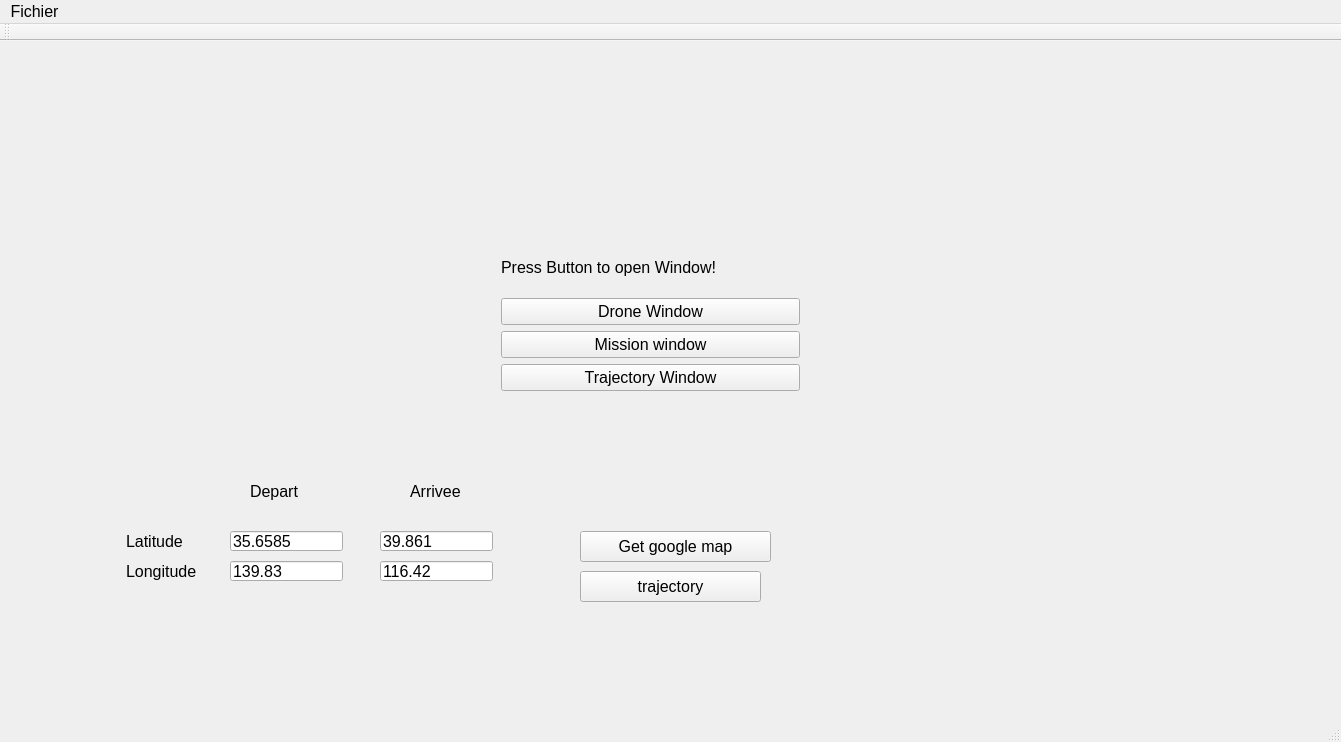
<?xml version="1.0" encoding="UTF-8"?>
<ui version="4.0">
 <class>MainWindow</class>
 <widget class="QMainWindow" name="MainWindow">
  <property name="geometry">
   <rect>
    <x>0</x>
    <y>0</y>
    <width>1341</width>
    <height>742</height>
   </rect>
  </property>
  <property name="font">
   <font>
    <pointsize>12</pointsize>
   </font>
  </property>
  <property name="contextMenuPolicy">
   <enum>Qt::CustomContextMenu</enum>
  </property>
  <property name="windowTitle">
   <string>MainWindow</string>
  </property>
  <widget class="QWidget" name="centralWidget">
   <widget class="QWidget" name="layoutWidget">
    <property name="geometry">
     <rect>
      <x>490</x>
      <y>190</y>
      <width>321</width>
      <height>171</height>
     </rect>
    </property>
    <layout class="QVBoxLayout" name="verticalLayout">
     <item>
      <widget class="QLabel" name="label">
       <property name="text">
        <string>Press Button to open Window!</string>
       </property>
      </widget>
     </item>
     <item>
      <widget class="QPushButton" name="btnDroneWindow">
       <property name="text">
        <string>Drone Window</string>
       </property>
      </widget>
     </item>
     <item>
      <widget class="QPushButton" name="btnMissionWindow">
       <property name="text">
        <string>Mission window</string>
       </property>
      </widget>
     </item>
     <item>
      <widget class="QPushButton" name="btn_TrajectoryWindow">
       <property name="text">
        <string>Trajectory Window</string>
       </property>
      </widget>
     </item>
    </layout>
   </widget>
   <widget class="QPushButton" name="pushButton">
    <property name="geometry">
     <rect>
      <x>580</x>
      <y>490</y>
      <width>191</width>
      <height>31</height>
     </rect>
    </property>
    <property name="text">
     <string>Get google map</string>
    </property>
   </widget>
   <widget class="QLabel" name="label_2">
    <property name="geometry">
     <rect>
      <x>126</x>
      <y>490</y>
      <width>91</width>
      <height>20</height>
     </rect>
    </property>
    <property name="text">
     <string>Latitude</string>
    </property>
   </widget>
   <widget class="QLabel" name="label_3">
    <property name="geometry">
     <rect>
      <x>126</x>
      <y>520</y>
      <width>91</width>
      <height>20</height>
     </rect>
    </property>
    <property name="text">
     <string>Longitude</string>
    </property>
   </widget>
   <widget class="QLineEdit" name="lineEdit_lati">
    <property name="geometry">
     <rect>
      <x>230</x>
      <y>490</y>
      <width>113</width>
      <height>20</height>
     </rect>
    </property>
    <property name="text">
     <string>35.6585</string>
    </property>
   </widget>
   <widget class="QLineEdit" name="lineEdit_longi">
    <property name="geometry">
     <rect>
      <x>230</x>
      <y>520</y>
      <width>113</width>
      <height>20</height>
     </rect>
    </property>
    <property name="text">
     <string>139.83</string>
    </property>
   </widget>
   <widget class="QPushButton" name="pushButton_traj">
    <property name="geometry">
     <rect>
      <x>580</x>
      <y>530</y>
      <width>181</width>
      <height>31</height>
     </rect>
    </property>
    <property name="text">
     <string>trajectory</string>
    </property>
   </widget>
   <widget class="QLineEdit" name="lineEdit_lati_2">
    <property name="geometry">
     <rect>
      <x>380</x>
      <y>490</y>
      <width>113</width>
      <height>20</height>
     </rect>
    </property>
    <property name="text">
     <string>39.861</string>
    </property>
   </widget>
   <widget class="QLineEdit" name="lineEdit_longi_2">
    <property name="geometry">
     <rect>
      <x>380</x>
      <y>520</y>
      <width>113</width>
      <height>20</height>
     </rect>
    </property>
    <property name="text">
     <string>116.42</string>
    </property>
   </widget>
   <widget class="QLabel" name="label_4">
    <property name="geometry">
     <rect>
      <x>250</x>
      <y>440</y>
      <width>61</width>
      <height>21</height>
     </rect>
    </property>
    <property name="text">
     <string>Depart</string>
    </property>
   </widget>
   <widget class="QLabel" name="label_5">
    <property name="geometry">
     <rect>
      <x>410</x>
      <y>440</y>
      <width>61</width>
      <height>21</height>
     </rect>
    </property>
    <property name="text">
     <string>Arrivee</string>
    </property>
   </widget>
  </widget>
  <widget class="QMenuBar" name="menuBar">
   <property name="geometry">
    <rect>
     <x>0</x>
     <y>0</y>
     <width>1341</width>
     <height>21</height>
    </rect>
   </property>
   <widget class="QMenu" name="menuFichier">
    <property name="title">
     <string>Fichier</string>
    </property>
   </widget>
   <addaction name="menuFichier"/>
  </widget>
  <widget class="QToolBar" name="mainToolBar">
   <attribute name="toolBarArea">
    <enum>TopToolBarArea</enum>
   </attribute>
   <attribute name="toolBarBreak">
    <bool>false</bool>
   </attribute>
  </widget>
  <widget class="QStatusBar" name="statusBar"/>
 </widget>
 <layoutdefault spacing="6" margin="11"/>
 <resources/>
 <connections/>
</ui>
